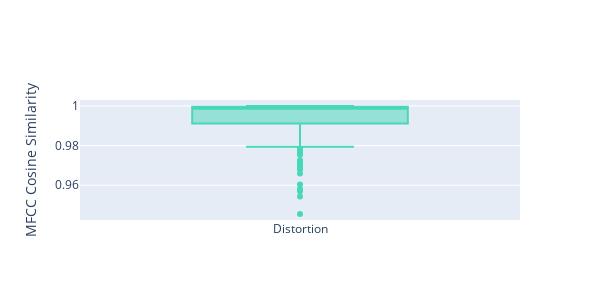

The notebook cell this image was saved under:
### Code cell
fig_name = 'mfcc_cosine_similarity_box_plot'
fig      = go.Figure()

for i, cos_sim_result in enumerate(cosine_sim_results):
    fig.add_box(
        x    = np.ones(len(cos_sim_result[1])) * i,
        y    = cos_sim_result[1],
        name = cos_sim_result[0],
    )
    fig.update_traces(line_color='#48d8b9')

fig.update_layout(
    width       = 600,
    height      = 300,
    yaxis_title = 'MFCC Cosine Similarity',
    showlegend  = False,
    xaxis       = dict(
        tickvals= np.arange(0, len(lst_fx)),
        ticktext= lst_fx
    )
    
)

# fig.write_image('../results/{}.pdf'.format(fig_name))
# fig.show()

### Figure 1 — Plotly figure (JSON) as saved in the notebook; plotly's stock layout.template omitted (floating-point values rounded to 4 significant figures; data arrays with more than 128 entries replaced by an {"elided": "..."} marker saying what was removed)
{"data": [{"line": {"color": "#48d8b9"}, "name": "Distortion", "type": "box", "x": {"elided": "320 int values"}, "y": {"elided": "320 float values"}}], "layout": {"height": 300, "showlegend": false, "width": 600, "xaxis": {"ticktext": ["Distortion"], "tickvals": [0]}, "yaxis": {"title": {"text": "MFCC Cosine Similarity"}}}}
